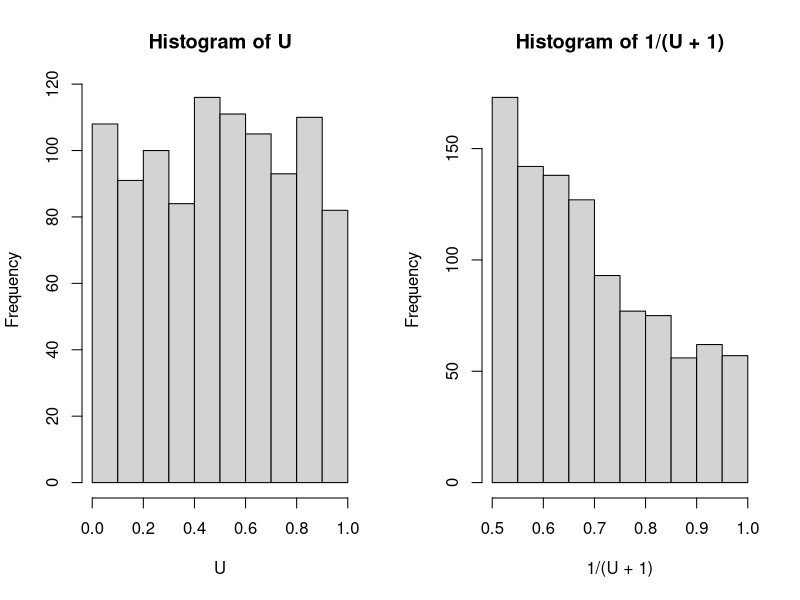
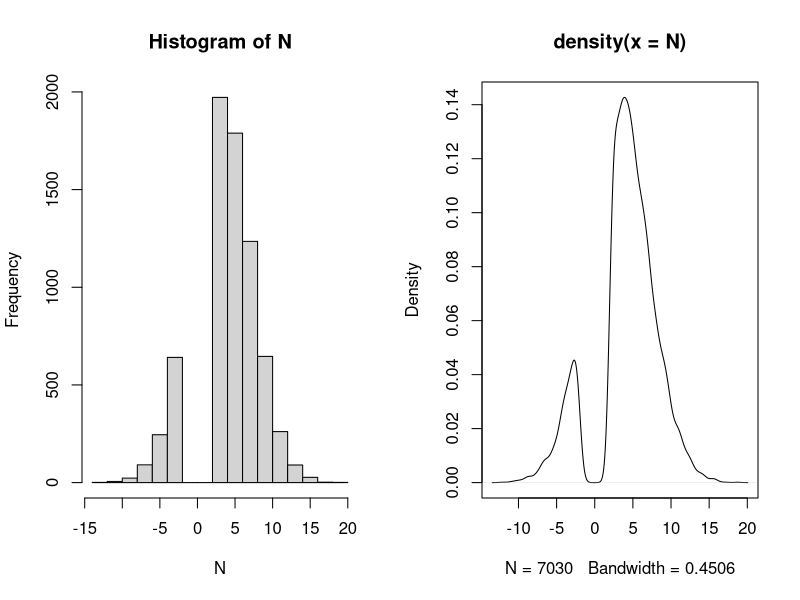

The R script that drew these images, in order:
## ---- chunk 1
set.seed(19908)
U<-runif(1000)
##a
mean(U)
var(U)
sd(U)
## ---- chunk 2
##c
U60<-U[U<0.6]
prop60<-length(U60)/1000
prop60
punif(0.6)
## ---- chunk 3
##d
mean(1/(U+1))
##e
par(mfrow=c(1,2))
hist(U)
hist(1/(U+1))
## ---- chunk 4
B<-rbinom(10000,18,0.76)
mean(B)
var(B)
## ---- chunk 5
R<-rpois(20,1.2)
R
## ---- chunk 6
E<-rexp(10000,9)
mean(E)
var(E)
## ---- chunk 7
N<-rnorm(10000,3,4)
N<-N[abs(N)>2]
par(mfrow=c(1,2))
hist(N)
plot(density(N))
## ---- chunk 8
x1<-runif(10000,0,3)
y1<-runif(10000)
mean(cos(x1-y1))*3
x2<-runif(10000,0,5)
y2<-runif(10000,0,2)
mean(exp(-(x2+y2)^2)*(x2+y2)^2)*10
